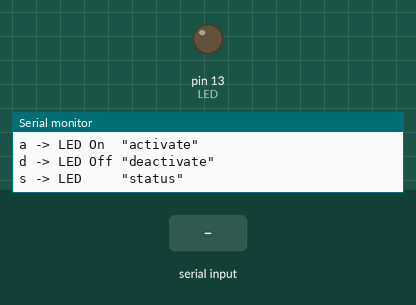
Simulated run of this sketch. Board: Arduino Uno, built with avr-gcc and run on an emulated ATmega328P. On the bench: output pins drawn as LEDs (lit = HIGH), the last lines printed to the serial monitor. The test bench sets the inputs (shaded band).

Above: at 1.2 s.
1.3 s: "1" received over Serial
At 2.5 s:
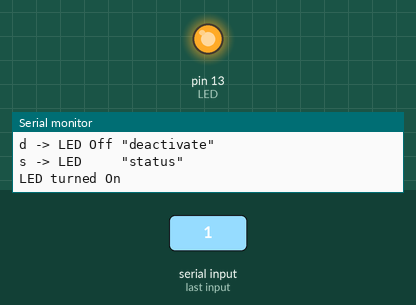
4.3 s: "0" received over Serial
At 4.8 s:
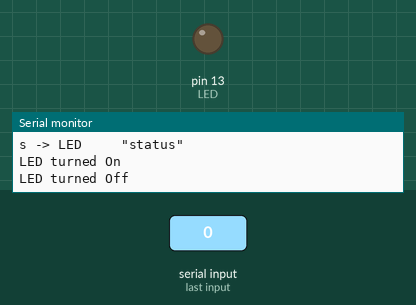
5.8 s: "A" received over Serial
At 7.0 s:
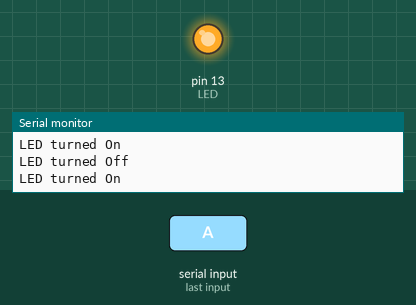
7.3 s: "d" received over Serial
At 8.3 s:
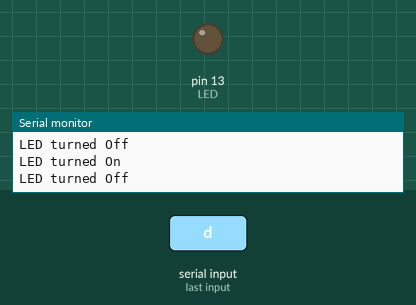
Timing chart, 0 to 9.8 s (numbered marks = the images above; inputs shaded):
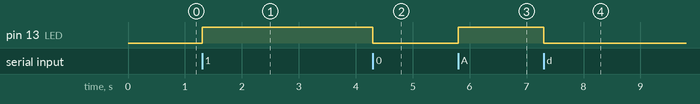

The sketch:

Serial_blink_led.ino
```cpp
/*Serial_LED_02.ino  Arduining 4 May 2015
Controlling the LED in pin 13 with the Serial Monitor.
--- Command list: ---
? -> Print this HELP
a -> LED On  "activate"
d -> LED Off "deactivate"
s -> LED     "status"

Example using the switch statement.
*/

#define LED 13          // Pin 13 is connected to the LED
char rxChar= 0;         // RXcHAR holds the received command.

//=== function to print the command list:  ===========================
void printHelp(void){
  Serial.println("--- Command list: ---");
  Serial.println("? -> Print this HELP");
  Serial.println("a -> LED On  \"activate\"");
  Serial.println("d -> LED Off \"deactivate\"");
  Serial.println("s -> LED     \"status\"");
  }

//---------------- setup ---------------------------------------------
void setup(){
  Serial.begin(9600);   // Open serial port (9600 bauds).
  pinMode(LED, OUTPUT); // Sets pin 13 as OUTPUT.
  Serial.flush();       // Clear receive buffer.
  printHelp();          // Print the command list.
}

//--------------- loop -----------------------------------------------
void loop(){
  if (Serial.available() >0){          // Check receive buffer.
    rxChar = Serial.read();            // Save character received.
    Serial.flush();                    // Clear receive buffer.

  switch (rxChar) {
    case '1':
    case 'a':
    case 'A':                          // If received 'a' or 'A':
  if (digitalRead(LED) == LOW){        // If LED is Off:
          digitalWrite(LED,HIGH);      // Turn On the LED.
          Serial.println("LED turned On");
  }
        else Serial.println("LED already On!");
        break;
    case '0':
    case 'd':
    case 'D':                          // If received 'd' or 'D':
  if (digitalRead(LED) == HIGH){       // If LED is On:
          digitalWrite(LED,LOW);       // Turn Off the LED.
          Serial.println("LED turned Off");
  }
        else Serial.println("LED already Off!");
        break;

    case 's':
    case 'S':                          // If received  's' or 'S':
  if (digitalRead(LED) == HIGH)        // Read LED status.
          Serial.println("LED status: On");
        else Serial.println("LED status: Off");
        break;

    case '?':                          // If received a ?:
        printHelp();                   // print the command list.
        break;

    default:
      Serial.print("'");
      Serial.print((char)rxChar);
      Serial.println("' is not a command!");
    }
  }
}
```

Measured:
- after the input at 1.3 s, pin 13 (LED): LOW → HIGH at once
- after the input at 4.3 s, pin 13 (LED): HIGH → LOW at once
- after the input at 5.8 s, pin 13 (LED): LOW → HIGH at once
- after the input at 7.3 s, pin 13 (LED): HIGH → LOW at once
